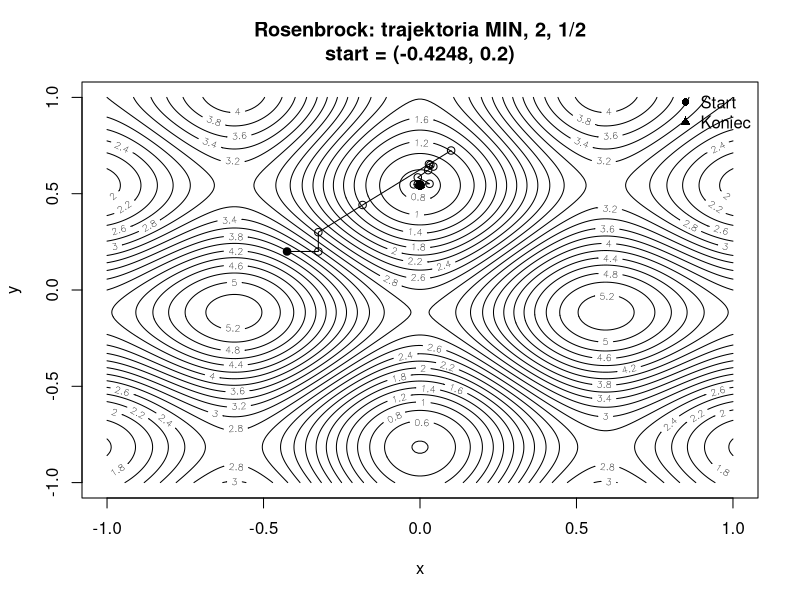
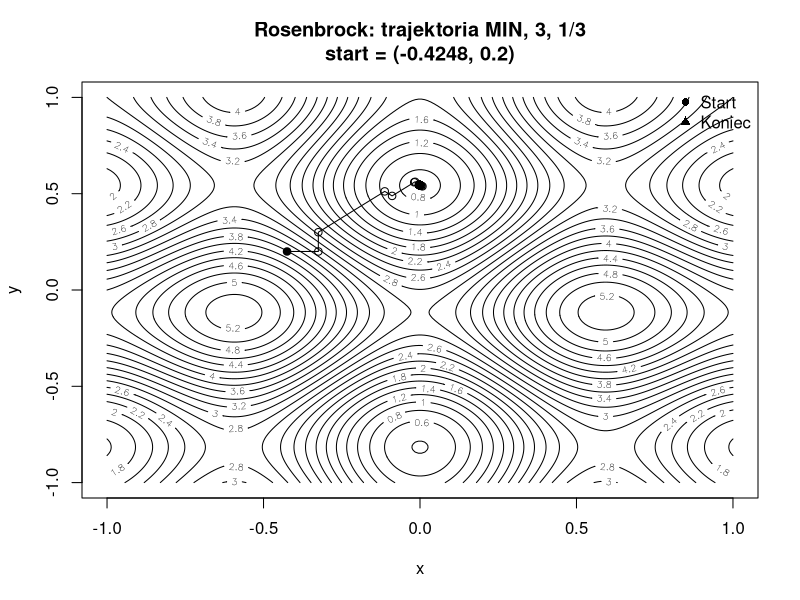
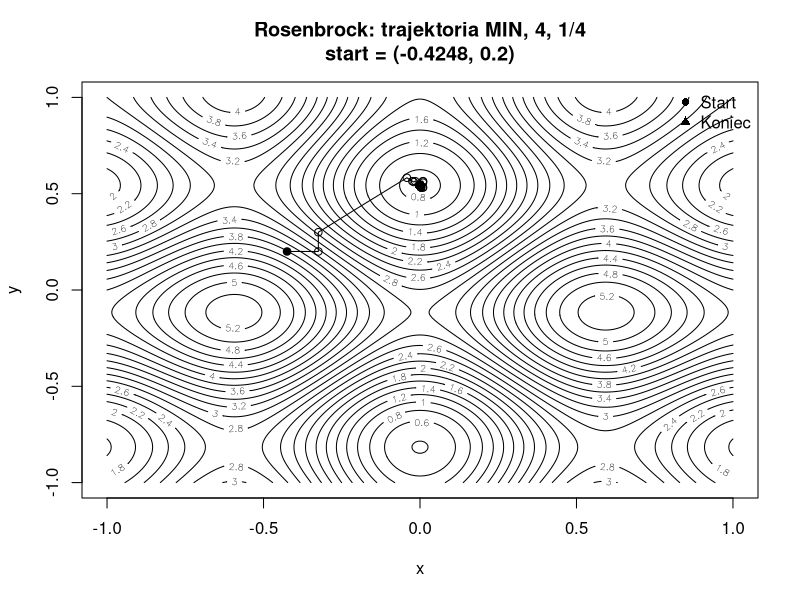

The R script that drew these images, in order: (Note: this script raises an error after producing the figures.)
## ---- chunk 1
knitr::opts_chunk$set(echo = TRUE, message = FALSE, warning = FALSE)

# Pakiet do Excela
if (!requireNamespace("openxlsx", quietly = TRUE)) {
  install.packages("openxlsx")
}
library(openxlsx)
## ---- chunk 2
# ---- Funkcja celu (wersja "surowa", bez ograniczeń) ----
f_raw <- function(x, y) {
  x^2 - y^2 - cos(1.8*pi*x) - cos(1.6*pi*(y - 0.5)) + 3
}

# ---- Funkcja celu z ograniczeniem do [-1,1]x[-1,1] (dla minimalizacji) ----
f_constrained <- function(v) {
  if (any(!is.finite(v)) || any(abs(v) > 1)) return(Inf)
  f_raw(v[1], v[2])
}

# ---- Funkcja do maksymalizacji: minimalizujemy g = -f, ALE z poprawnym ograniczeniem ----
# UWAGA: po wyjściu poza dziedzinę zwracamy +Inf (żeby algorytm NIE chciał tam uciekać).
g_constrained <- function(v) {
  if (any(!is.finite(v)) || any(abs(v) > 1)) return(Inf)
  -f_raw(v[1], v[2])
}

# ---- Gram–Schmidt (ortogonalizacja wierszy) z "dokończeniem" bazy fallbackiem ----
gram_schmidt_complete <- function(A, fallback, tol = 1e-12) {
  n <- nrow(A)
  Q <- matrix(0, n, n)

  for (i in 1:n) {
    v <- A[i,]
    if (sqrt(sum(v^2)) < tol) v <- fallback[i,]

    # ortogonalizacja względem poprzednich kierunków
    if (i > 1) {
      for (j in 1:(i-1)) {
        v <- v - sum(v * Q[j,]) * Q[j,]
      }
    }

    nv <- sqrt(sum(v^2))

    # jeżeli wektor się wyzerował (zależność liniowa), próbujemy dołożyć kierunek z fallback
    if (nv < tol) {
      for (k in 1:n) {
        v2 <- fallback[k,]
        if (i > 1) {
          for (j in 1:(i-1)) {
            v2 <- v2 - sum(v2 * Q[j,]) * Q[j,]
          }
        }
        nv2 <- sqrt(sum(v2^2))
        if (nv2 >= tol) {
          v <- v2
          nv <- nv2
          break
        }
      }
    }

    if (nv < tol) return(NULL) # nie udało się zbudować bazy
    Q[i,] <- v / nv
  }

  Q
}

# ---- Metoda Rosenbrocka (bezgradientowa) z rotacją bazy ----
# Kierunki trzymamy w macierzy d (wiersze = kierunki).
rosenbrock_search <- function(f, x0, alpha, beta,
                              eps = 1e-6, max_iter = 1000, initial_delta = 0.1,
                              basis_tol = 1e-12) {
  n <- length(x0)
  x <- as.numeric(x0)

  # baza początkowa: jednostkowa
  d <- diag(n)

  # długości kroków (mogą zmieniać znak – to oznacza "spróbuj w drugą stronę")
  delta <- rep(initial_delta, n)

  f_current <- f(x)
  f_count <- 1
  basis_changes <- 0
  iter <- 0

  # ścieżka punktów (do wykresu): zapisujemy tylko punkty zaakceptowane
  path <- matrix(x, nrow = 1)

  while (max(abs(delta)) > eps && iter < max_iter) {
    iter <- iter + 1

    # a[i] – łączny przesuw w tym etapie wzdłuż i-tego kierunku
    a <- rep(0, n)
    moved <- FALSE

    for (i in 1:n) {
      x_trial <- x + delta[i] * d[i,]
      f_trial <- f(x_trial)
      f_count <- f_count + 1

      if (is.finite(f_trial) && f_trial < f_current) {
        # sukces
        x <- x_trial
        f_current <- f_trial
        a[i] <- a[i] + delta[i]
        moved <- TRUE

        # ekspansja kroku
        delta[i] <- delta[i] * alpha

        # zapis punktu do ścieżki
        path <- rbind(path, x)
      } else {
        # porażka: kontrakcja i zmiana znaku (spróbujemy "w drugą stronę")
        delta[i] <- -beta * delta[i]
      }
    }

    # Zmiana bazy (rotacja) – jeśli w tym etapie gdziekolwiek się ruszyliśmy
    if (moved) {
      # Budujemy macierz A zgodnie z ideą Rosenbrocka/Palmera:
      # A[k] = sum_{j=k..n} a[j] * d[j]
      A <- matrix(0, n, n)
      for (k in n:1) {
        for (j in k:n) {
          A[k,] <- A[k,] + a[j] * d[j,]
        }
      }

      d_new <- gram_schmidt_complete(A, fallback = d, tol = basis_tol)

      if (!is.null(d_new)) {
        # Zliczamy zmianę bazy tylko wtedy, gdy nowa baza różni się istotnie od starej
        # (ignorujemy ewentualne odwrócenie znaku kierunku: d oraz -d to ten sam kierunek).
        changed <- FALSE
        for (i_dir in 1:n) {
          dist_same  <- sqrt(sum((d_new[i_dir,] - d[i_dir,])^2))
          dist_flip  <- sqrt(sum((d_new[i_dir,] + d[i_dir,])^2))
          if (min(dist_same, dist_flip) > 1e-8) {
            changed <- TRUE
            break
          }
        }

        d <- d_new
        if (changed) basis_changes <- basis_changes + 1

        # po zmianie bazy kasujemy znaki kroków (sens znaku "starego" znika po rotacji)
        delta <- abs(delta)
      }
    }
  }

  list(
    x = x,
    y = f_current,
    f_count = f_count,
    basis_changes = basis_changes,
    path = path,
    iters = iter,
    converged = (max(abs(delta)) <= eps)
  )
}

# ---- (Opcjonalnie) prosta klasyfikacja globalne/lokalne na podstawie przybliżenia z siatki ----
# Nie jest to wymagane wprost w poleceniu, ale ułatwia podsumowania średnich.
estimate_global_extrema <- function(n_grid = 401) {
  xs <- seq(-1, 1, length.out = n_grid)
  ys <- seq(-1, 1, length.out = n_grid)
  Z <- outer(xs, ys, f_raw)   # Z[i,j] = f(xs[i], ys[j])
  list(min = min(Z), max = max(Z))
}

ext_ref <- estimate_global_extrema(n_grid = 401)
global_min_ref <- ext_ref$min
global_max_ref <- ext_ref$max

classify <- function(val, is_min = TRUE, tol = 0.02) {
  if (is.na(val) || !is.finite(val)) return("Brak zbieżności")
  if (is_min) {
    if (abs(val - global_min_ref) <= tol) return("Minimum globalne")
    return("Minimum lokalne")
  } else {
    if (abs(val - global_max_ref) <= tol) return("Maksimum globalne")
    return("Maksimum lokalne")
  }
}
## ---- chunk 3
# Parametry zgodne z poleceniem:
params <- list(
  list(label = "2, 1/2", alpha = 2, beta = 1/2),
  list(label = "3, 1/3", alpha = 3, beta = 1/3),
  list(label = "4, 1/4", alpha = 4, beta = 1/4)
)

# 100 punktów startowych w [-1,1]x[-1,1]
set.seed(123)
starts <- matrix(runif(200, -1, 1), ncol = 2)

# Punkt wybrany do wykresów: pierwszy z listy
selected_start_idx <- 1
start_plot <- starts[selected_start_idx, ]

# Kontenery na dane
min_wyniki_list <- list()
min_avg_list <- list()
min_paths <- list()   # ścieżki dla wybranego punktu startowego (dla 3 parametrów)

max_wyniki_list <- list()
max_avg_list <- list()
max_paths <- list()

# --- Pętla po zestawach (α,β) ---
for (p_idx in seq_along(params)) {
  p <- params[[p_idx]]

  # =========================
  # 1) MINIMALIZACJA
  # =========================
  res_df <- data.frame(check.names = FALSE)
  path_for_plot <- NULL

  for (i in 1:100) {
    res <- rosenbrock_search(
      f = f_constrained,
      x0 = starts[i,],
      alpha = p$alpha,
      beta = p$beta
    )

    # jeżeli brak zbieżności, wpisujemy NA w x*, y*
    if (res$converged) {
      x_star <- res$x
      y_star <- res$y
    } else {
      x_star <- c(NA, NA)
      y_star <- NA
    }

    typ <- classify(y_star, is_min = TRUE)

    if (i == selected_start_idx) path_for_plot <- res$path

    res_df <- rbind(res_df, data.frame(
      Parametry = p$label,
      `Lp.` = i,
      `x1(0)` = starts[i,1],
      `x2(0)` = starts[i,2],
      `x1*` = x_star[1],
      `x2*` = x_star[2],
      `y*` = y_star,
      `L.wywołań` = res$f_count,
      `L.zmian bazy` = res$basis_changes,
      `Typ ekstremum` = typ,
      check.names = FALSE
    ))
  }

  min_wyniki_list[[p_idx]] <- res_df
  min_paths[[p_idx]] <- path_for_plot

  # Średnie dla MIN
  types_min <- c("Minimum globalne", "Minimum lokalne", "Brak zbieżności")
  avg_df <- data.frame(check.names = FALSE)

  for (t in types_min) {
    sub <- res_df[res_df[["Typ ekstremum"]] == t, , drop = FALSE]
    count <- nrow(sub)

    if (count > 0) {
      avg_df <- rbind(avg_df, data.frame(
        Parametry = p$label,
        Rodzaj = t,
        `x1*` = mean(sub$`x1*`, na.rm = TRUE),
        `x2*` = mean(sub$`x2*`, na.rm = TRUE),
        `y*` = mean(sub$`y*`, na.rm = TRUE),
        `Śr. wywołań` = mean(sub$`L.wywołań`, na.rm = TRUE),
        `Śr. zmian bazy` = mean(sub$`L.zmian bazy`, na.rm = TRUE),
        `Liczba wystąpień` = count,
        check.names = FALSE
      ))
    } else {
      avg_df <- rbind(avg_df, data.frame(
        Parametry = p$label, Rodzaj = t,
        `x1*` = NA, `x2*` = NA, `y*` = NA,
        `Śr. wywołań` = NA, `Śr. zmian bazy` = NA,
        `Liczba wystąpień` = 0,
        check.names = FALSE
      ))
    }
  }
  min_avg_list[[p_idx]] <- avg_df

  # =========================
  # 2) MAKSYMALIZACJA
  # =========================
  res_df_max <- data.frame(check.names = FALSE)
  path_for_plot_max <- NULL

  for (i in 1:100) {
    res <- rosenbrock_search(
      f = g_constrained,   # minimalizujemy -f, z poprawnym ograniczeniem
      x0 = starts[i,],
      alpha = p$alpha,
      beta = p$beta
    )

    if (res$converged) {
      x_star <- res$x
      y_star <- -res$y   # "odkręcenie" znaku
    } else {
      x_star <- c(NA, NA)
      y_star <- NA
    }

    typ <- classify(y_star, is_min = FALSE)

    if (i == selected_start_idx) path_for_plot_max <- res$path

    res_df_max <- rbind(res_df_max, data.frame(
      Parametry = p$label,
      `Lp.` = i,
      `x1(0)` = starts[i,1],
      `x2(0)` = starts[i,2],
      `x1*` = x_star[1],
      `x2*` = x_star[2],
      `y*` = y_star,
      `L.wywołań` = res$f_count,
      `L.zmian bazy` = res$basis_changes,
      `Typ ekstremum` = typ,
      check.names = FALSE
    ))
  }

  max_wyniki_list[[p_idx]] <- res_df_max
  max_paths[[p_idx]] <- path_for_plot_max

  # Średnie dla MAX
  types_max <- c("Maksimum globalne", "Maksimum lokalne", "Brak zbieżności")
  avg_df_max <- data.frame(check.names = FALSE)

  for (t in types_max) {
    sub <- res_df_max[res_df_max[["Typ ekstremum"]] == t, , drop = FALSE]
    count <- nrow(sub)

    if (count > 0) {
      avg_df_max <- rbind(avg_df_max, data.frame(
        Parametry = p$label,
        Rodzaj = t,
        `x1*` = mean(sub$`x1*`, na.rm = TRUE),
        `x2*` = mean(sub$`x2*`, na.rm = TRUE),
        `y*` = mean(sub$`y*`, na.rm = TRUE),
        `Śr. wywołań` = mean(sub$`L.wywołań`, na.rm = TRUE),
        `Śr. zmian bazy` = mean(sub$`L.zmian bazy`, na.rm = TRUE),
        `Liczba wystąpień` = count,
        check.names = FALSE
      ))
    } else {
      avg_df_max <- rbind(avg_df_max, data.frame(
        Parametry = p$label, Rodzaj = t,
        `x1*` = NA, `x2*` = NA, `y*` = NA,
        `Śr. wywołań` = NA, `Śr. zmian bazy` = NA,
        `Liczba wystąpień` = 0,
        check.names = FALSE
      ))
    }
  }
  max_avg_list[[p_idx]] <- avg_df_max
}

# Sklejenie wyników w jedną tabelę
final_min_wyniki <- do.call(rbind, min_wyniki_list)
final_max_wyniki <- do.call(rbind, max_wyniki_list)

final_min_avg <- do.call(rbind, min_avg_list)
final_max_avg <- do.call(rbind, max_avg_list)
## ---- chunk 4
prepare_plot_data <- function(path_list, labels) {
  # path_list: lista macierzy Nx2
  lens <- sapply(path_list, nrow)
  max_len <- max(lens)

  df <- data.frame(Iteracja = 0:(max_len - 1))

  for (i in seq_along(path_list)) {
    mat <- path_list[[i]]
    if (is.null(mat)) {
      mat <- matrix(NA, nrow = max_len, ncol = 2)
    } else if (nrow(mat) < max_len) {
      mat <- rbind(mat, matrix(NA, nrow = max_len - nrow(mat), ncol = 2))
    }

    tmp <- data.frame(mat)
    colnames(tmp) <- c(paste0(labels[i], " x"), paste0(labels[i], " y"))
    df <- cbind(df, tmp)
  }

  df
}

labels <- sapply(params, function(p) p$label)

# trajektorie dla minimalizacji i maksymalizacji (wybrany punkt startowy)
traj_min <- prepare_plot_data(min_paths, labels)
traj_max <- prepare_plot_data(max_paths, labels)

# Funkcja tworząca wykres poziomic + trajektorię i zapisująca go do PNG
save_contour_with_path <- function(path_mat, main_title, file_png,
                                   n_grid = 200, n_levels = 30) {
  xs <- seq(-1, 1, length.out = n_grid)
  ys <- seq(-1, 1, length.out = n_grid)
  Z <- outer(xs, ys, f_raw)

  png(filename = file_png, width = 900, height = 750, res = 120)
  contour(xs, ys, Z,
          nlevels = n_levels,
          xlab = "x", ylab = "y",
          main = main_title)

  if (!is.null(path_mat) && nrow(path_mat) >= 1) {
    if (nrow(path_mat) >= 2) {
      lines(path_mat[,1], path_mat[,2], type = "o")
    } else {
      points(path_mat[1,1], path_mat[1,2], pch = 16)
    }
    points(path_mat[1,1], path_mat[1,2], pch = 16)                 # start
    points(path_mat[nrow(path_mat),1], path_mat[nrow(path_mat),2], pch = 17) # koniec
    legend("topright", legend = c("Start", "Koniec"), pch = c(16, 17), bty = "n")
  }
  dev.off()
}
## ---- chunk 5
# 1) Generujemy 3 wykresy (dla minimalizacji) do wstawienia w Excel
plot_files <- character(length(params))
for (i in seq_along(params)) {
  plot_files[i] <- tempfile(fileext = ".png")
  save_contour_with_path(
    path_mat = min_paths[[i]],
    main_title = paste0("Rosenbrock: trajektoria MIN, ", params[[i]]$label,
                        "\nstart = (", round(start_plot[1], 4), ", ", round(start_plot[2], 4), ")"),
    file_png = plot_files[i]
  )
}

# 2) Tworzymy workbook z nazwami arkuszy zgodnymi z poleceniem
wb <- createWorkbook()

addWorksheet(wb, "_wyniki")
addWorksheet(wb, "_wartości_średnie")
addWorksheet(wb, "_wykresy")

# ----- Arkusz _wyniki -----
writeData(wb, "_wyniki", "MINIMALIZACJA", startRow = 1, startCol = 1)
writeData(wb, "_wyniki", final_min_wyniki, startRow = 2, startCol = 1)

row_after_min <- 2 + nrow(final_min_wyniki) + 2
writeData(wb, "_wyniki", "MAKSYMALIZACJA", startRow = row_after_min, startCol = 1)
writeData(wb, "_wyniki", final_max_wyniki, startRow = row_after_min + 1, startCol = 1)

# ----- Arkusz _wartości_średnie -----
writeData(wb, "_wartości_średnie", "MINIMALIZACJA – wartości średnie", startRow = 1, startCol = 1)
writeData(wb, "_wartości_średnie", final_min_avg, startRow = 2, startCol = 1)

row_after_min_avg <- 2 + nrow(final_min_avg) + 2
writeData(wb, "_wartości_średnie", "MAKSYMALIZACJA – wartości średnie", startRow = row_after_min_avg, startCol = 1)
writeData(wb, "_wartości_średnie", final_max_avg, startRow = row_after_min_avg + 1, startCol = 1)

# ----- Arkusz _wykresy -----
writeData(wb, "_wykresy",
          paste0("Punkt startowy (losowy #", selected_start_idx, "): (",
                 round(start_plot[1], 6), ", ", round(start_plot[2], 6), ")"),
          startRow = 1, startCol = 1)

writeData(wb, "_wykresy",
          "Trzy wykresy: poziomice f(x,y) + trajektoria kolejnych punktów (MINIMALIZACJA)",
          startRow = 2, startCol = 1)

# Wstawiamy 3 obrazki jeden pod drugim
insertImage(wb, "_wykresy", plot_files[1], startRow = 4,  startCol = 1, width = 7, height = 5.5, units = "in")
insertImage(wb, "_wykresy", plot_files[2], startRow = 35, startCol = 1, width = 7, height = 5.5, units = "in")
insertImage(wb, "_wykresy", plot_files[3], startRow = 66, startCol = 1, width = 7, height = 5.5, units = "in")

# (Opcjonalnie) tabela trajektorii w arkuszu _wykresy – żeby było widać punkty liczbowo
writeData(wb, "_wykresy", "Dane trajektorii (MIN) – ten sam punkt startowy", startRow = 98, startCol = 1)
writeData(wb, "_wykresy", traj_min, startRow = 99, startCol = 1)

writeData(wb, "_wykresy", "Dane trajektorii (MAX) – ten sam punkt startowy", startRow = 99 + nrow(traj_min) + 3, startCol = 1)
writeData(wb, "_wykresy", traj_max, startRow = 99 + nrow(traj_min) + 4, startCol = 1)

# Dopasowanie szerokości kolumn dla czytelności (auto)
setColWidths(wb, "_wyniki", cols = 1:ncol(final_min_wyniki), widths = "auto")
setColWidths(wb, "_wartości_średnie", cols = 1:ncol(final_min_avg), widths = "auto")
setColWidths(wb, "_wykresy", cols = 1:ncol(traj_min), widths = "auto")

# Zapis pliku – zmień nazwę na wymaganą w poleceniu, jeśli trzeba
saveWorkbook(wb, "danep3.xlsx", overwrite = TRUE)

# Informacja w raporcie
"Zapisano plik: danep3.xlsx"
